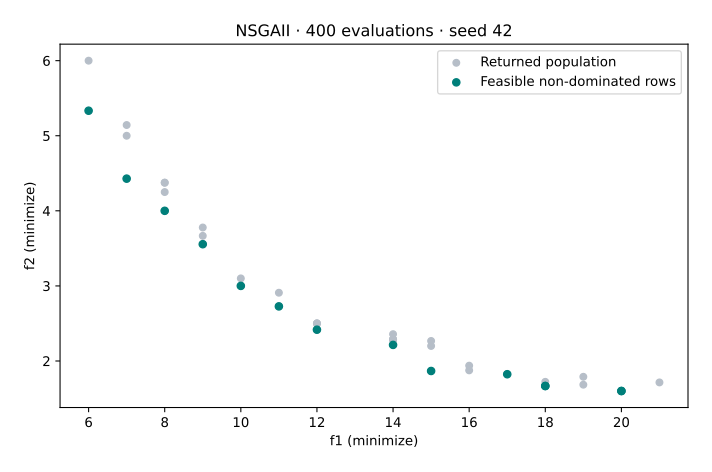

Generate this figure with Python:
"""Verified VAMOS 1.0.1 lesson: binary. See coverage-setup for dependencies."""


def execute_example(problem, algorithm, config, budget, seed=42, engine="numpy"):
    import numpy as np

    from vamos import OptimizationResult, optimize

    result = optimize(problem, algorithm=algorithm, algorithm_config=config, max_evaluations=budget, seed=seed, engine=engine)
    G = result.data.get("G")
    if getattr(problem, "n_constraints", 0) and G is None:
        raise ValueError("Declared constraints are missing from the returned result.")
    feasible_rows = np.arange(len(result.F)) if G is None else np.flatnonzero(np.all(G <= 0, axis=1))
    if len(feasible_rows):
        feasible = OptimizationResult({"X": result.X[feasible_rows], "F": result.F[feasible_rows]})
        front, local = feasible.front(return_indices=True)
        front_rows = feasible_rows[local]
    else:
        front, front_rows = np.empty((0, problem.n_obj)), np.empty(0, dtype=int)
    print(f"Algorithm: {algorithm}; encoding: {problem.encoding}; backend: {engine}; seed: {seed}")
    print(f"Returned X: {result.X.shape}; F: {result.F.shape}; result mode: population")
    print(f"Feasible rows: {len(feasible_rows)}/{len(result.F)}; feasible non-dominated rows: {len(front)}")
    print(f"Evaluations: {result.data['evaluations']}")
    return {
        "problem": problem,
        "algorithm": algorithm,
        "config": config,
        "result": result,
        "feasible_rows": feasible_rows,
        "front": front,
        "front_rows": front_rows,
    }


def run_encoding(encoding="binary", budget=400):
    import numpy as np

    from vamos import make_problem_selection
    from vamos.algorithms import NSGAIIConfig

    choices = {
        "binary": ("zdt5", "uniform", "bitflip"),
        "integer": ("int_alloc", "uniform", "reset"),
        "permutation": ("tsp6", "ox", "swap"),
        "mixed": ("mixed_design", "mixed", "mixed"),
    }
    name, crossover, mutation = choices[encoding]
    problem = make_problem_selection(name).instantiate()
    config = (
        NSGAIIConfig.builder()
        .pop_size(40)
        .offspring_size(40)
        .crossover(crossover, prob=0.9)
        .mutation(mutation, prob=1.0 / problem.n_var)
        .selection("tournament", size=2)
        .result_mode("population")
        .build()
    )
    data = execute_example(problem, "nsgaii", config, budget)
    x = data["result"].X
    if encoding == "binary":
        valid = np.isin(x, [0, 1]).all()
    elif encoding == "permutation":
        valid = (np.sort(x, axis=1) == np.arange(problem.n_var)).all()
    else:
        discrete = (
            np.arange(problem.n_var)
            if encoding == "integer"
            else np.concatenate([problem.mixed_spec["int_idx"], problem.mixed_spec["cat_idx"]])
        )
        valid = np.equal(x[:, discrete], np.rint(x[:, discrete])).all()
    valid = bool(valid and np.all(x >= problem.xl) and np.all(x <= problem.xu))
    if not valid:
        raise ValueError("Returned decisions violate the representation's domains.")
    print(f"Domain checks: passed for {encoding}")
    return data


def plot_example(data, output):
    from pathlib import Path

    import matplotlib

    matplotlib.use("Agg")
    import matplotlib.pyplot as plt
    import numpy as np

    output = Path(output)
    if output.exists():
        raise FileExistsError(f"Choose a new figure filename: {output}")
    if output.suffix.lower() != ".svg":
        raise ValueError("Use an .svg output filename.")
    f = data["result"].F
    with plt.rc_context({"svg.hashsalt": "vamos-coverage", "svg.fonttype": "none"}):
        fig = plt.figure(figsize=(7, 4.5), layout="constrained")
        if f.shape[1] == 3:
            ax = fig.add_subplot(projection="3d")
            ax.scatter(*f.T, c="#007f7a", s=22)
            ax.set(xlabel="f1", ylabel="f2", zlabel="f3")
            ax.set_box_aspect((1, 1, 0.85), zoom=0.85)
        else:
            ax = fig.add_subplot()
            ax.scatter(*f.T, c="#b6bec8", s=25, label="Returned population")
            if len(data["front"]):
                ax.scatter(*data["front"].T, c="#007f7a", s=30, label="Feasible non-dominated rows")
            labels = {
                "WeldedBeamDesignProblem": ("Cost (minimize)", "Deflection proxy (minimize)"),
                "FeatureSelectionProblem": ("Validation error (minimize)", "Feature count (minimize)"),
                "HyperparameterTuningProblem": ("Validation error (minimize)", "Complexity proxy (minimize)"),
            }
            xlabel, ylabel = labels.get(type(data["problem"]).__name__, ("f1 (minimize)", "f2 (minimize)"))
            ax.set(xlabel=xlabel, ylabel=ylabel)
            ax.legend()
        if data["problem"].__class__.__name__ in {"ZDT1", "ZDT1Problem"}:
            x = np.linspace(0, 1, 101)
            ax.plot(x, 1 - np.sqrt(x), "--", c="#7c8795", label="Analytical front")
            ax.legend()
        ax.set_title(f"{data['algorithm'].upper()} · {data['result'].data['evaluations']} evaluations · seed 42")
        fig.savefig(output, metadata={"Date": None}, bbox_inches="tight", pad_inches=0.25)
        plt.close(fig)
    output.write_text("\n".join(line.rstrip() for line in output.read_text(encoding="utf-8").splitlines()) + "\n", encoding="utf-8")


def lesson_cli(function, default_budget=400):
    import argparse

    parser = argparse.ArgumentParser(description="Run a bounded VAMOS example and optionally plot its actual result.")
    parser.add_argument("--budget", type=int, default=default_budget)
    parser.add_argument("--output", help="New SVG filename; requires Matplotlib")
    args = parser.parse_args()
    data = function(budget=args.budget)
    if args.output:
        plot_example(data, args.output)


def run_lesson(budget=400):
    return run_encoding("binary", budget)



if __name__ == "__main__":
    lesson_cli(run_lesson, default_budget=400)
